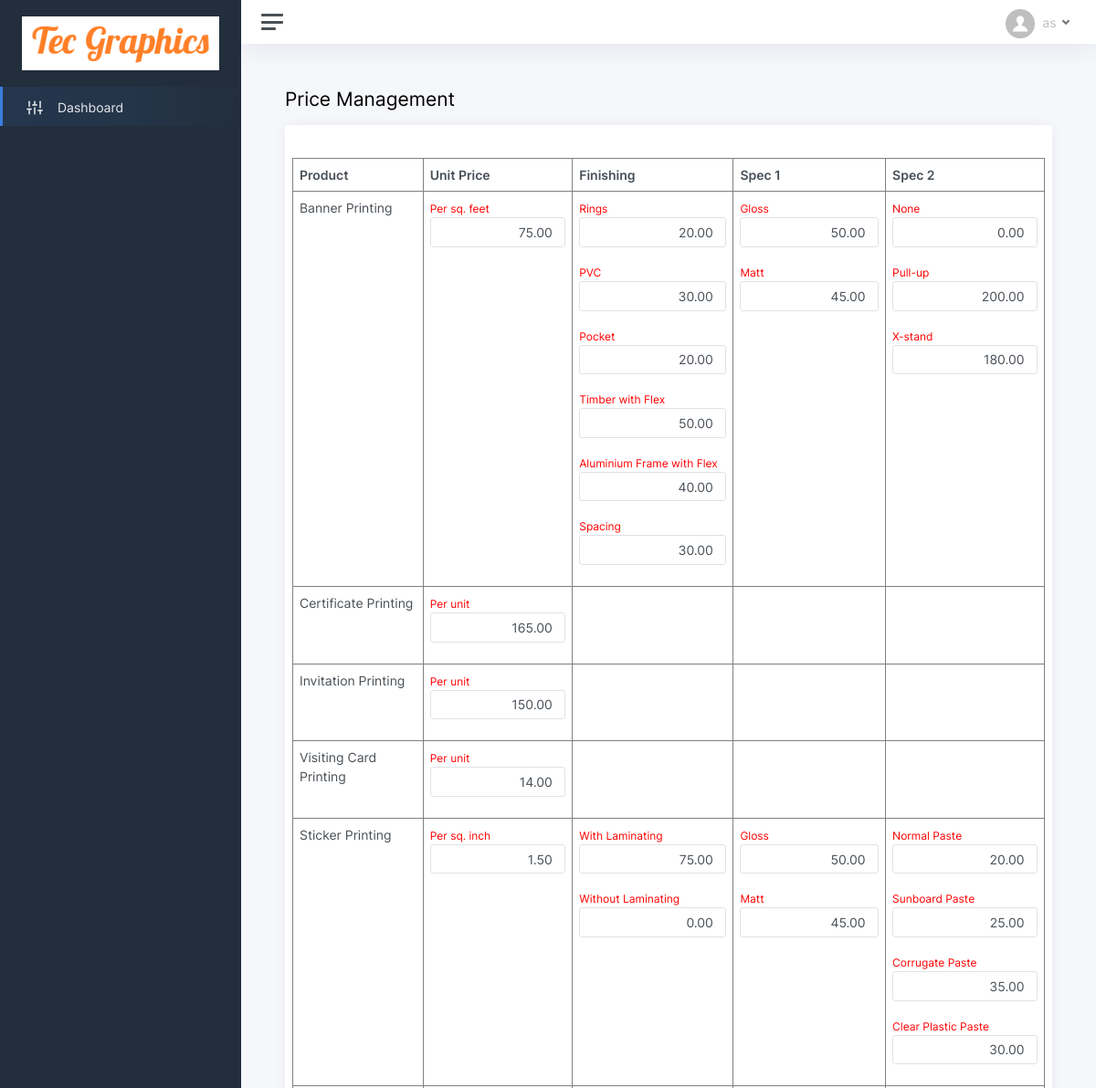
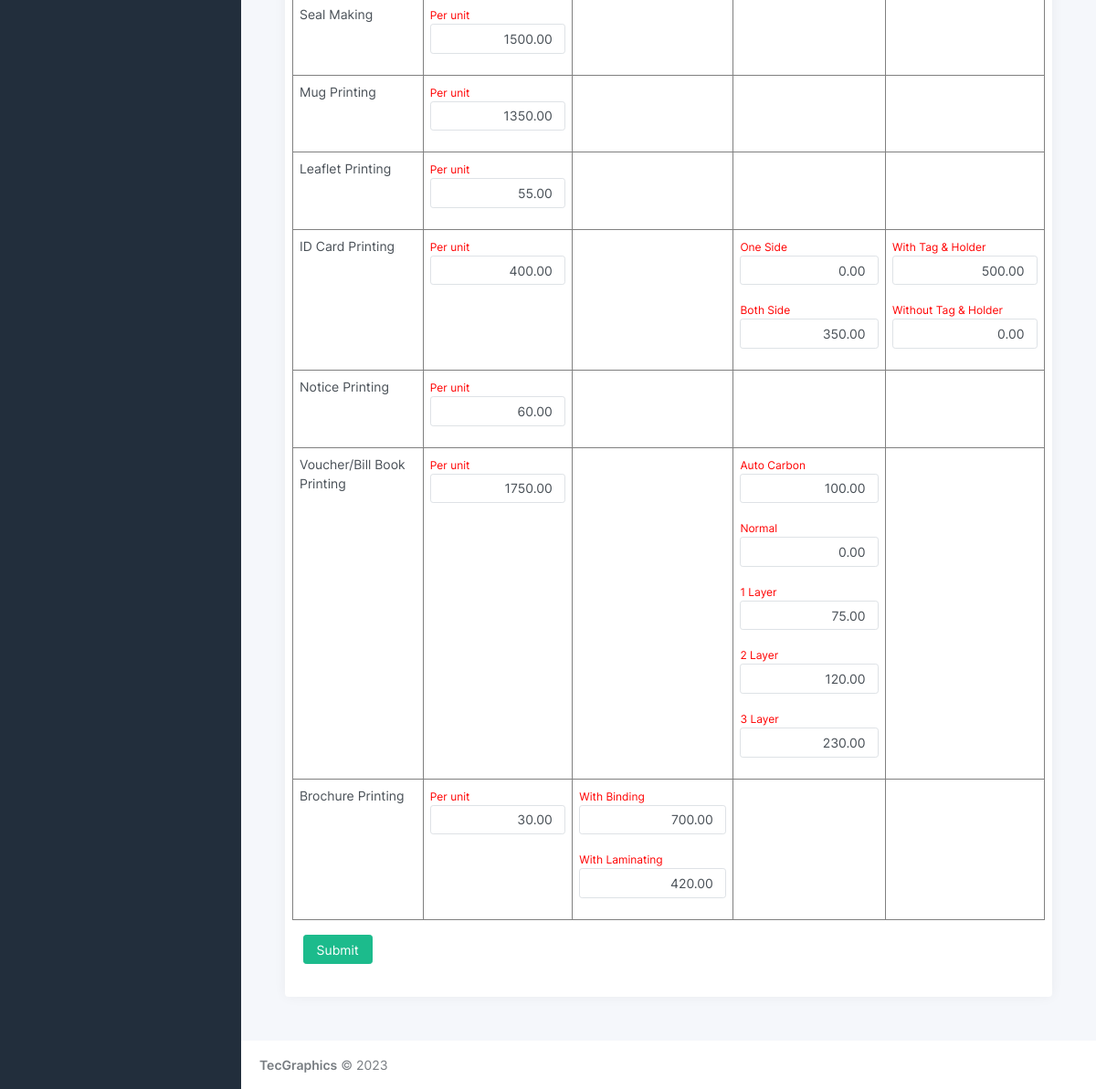
Page /price_management.php on the committed database (2 pictures, top to bottom).
### tables this page shows
CREATE TABLE IF NOT EXISTS `products` (
  `id` int(11) NOT NULL AUTO_INCREMENT,
  `name` varchar(35) NOT NULL,
  `material` tinyint(1) NOT NULL,
  `size` tinyint(1) NOT NULL,
  `finishing` tinyint(1) NOT NULL,
  `color` tinyint(1) NOT NULL,
  `spec1` tinyint(1) NOT NULL,
  `spec2` tinyint(1) NOT NULL,
  `pricing` varchar(20) NOT NULL DEFAULT '1',
  `uprice` varchar(25) NOT NULL DEFAULT '0.00',
  `image1` varchar(150) NOT NULL,
  `image2` varchar(150) NOT NULL,
  `image3` varchar(150) NOT NULL,
  PRIMARY KEY (`id`)
);

CREATE TABLE IF NOT EXISTS `pricing` (
  `id` int(11) NOT NULL AUTO_INCREMENT,
  `name` varchar(20) NOT NULL,
  `measure` varchar(20) NOT NULL,
  PRIMARY KEY (`id`)
);

CREATE TABLE IF NOT EXISTS `pro_finishing` (
  `id` int(11) NOT NULL AUTO_INCREMENT,
  `prod_id` int(11) NOT NULL,
  `name` varchar(50) NOT NULL,
  `uprice` varchar(25) NOT NULL DEFAULT '0.00',
  PRIMARY KEY (`id`)
);

CREATE TABLE IF NOT EXISTS `pro_spec1` (
  `id` int(11) NOT NULL AUTO_INCREMENT,
  `prod_id` int(11) NOT NULL,
  `name` varchar(50) NOT NULL,
  `uprice` varchar(25) NOT NULL DEFAULT '0.00',
  PRIMARY KEY (`id`)
);

CREATE TABLE IF NOT EXISTS `pro_spec2` (
  `id` int(11) NOT NULL AUTO_INCREMENT,
  `prod_id` int(11) NOT NULL,
  `name` varchar(50) NOT NULL,
  `uprice` varchar(25) NOT NULL DEFAULT '0.00',
  PRIMARY KEY (`id`)
);

### price_management.php (the view, shortened to what this page needs)
<!DOCTYPE html>
<html lang="en">
<head>
	<?php include('header.php'); ?>
</head>
<body>
	<div class="wrapper">
	<?php include('sidebar.php'); ?>
		<div class="main">
		<?php include('topbar.php'); ?>
			<main class="content">
				<div class="container-fluid p-0">
					<div class="row">
					<h1 class="h3 mb-3 col-10">Price Management</h1>
					</div>
					<div class="row">
						<div class="col-12">
							<div class="card">
								<div class="card-body">
									<form method="post" name="supp_form" action="price_management_submit.php" onsubmit="return validateForm()" >
										<div class="row form-group mb-3">
											<table class="table-bordered" cellpadding="7px" >
												<thead>
												<tr>
													<th>Product</th>
													<th>Unit Price</th>
													<th>Finishing</th>
													<th>Spec 1</th>
													<th>Spec 2</th>
												</tr>
												</thead>
												<tbody>
												<?php
												$i=1;
												$select_pro = mysqli_query($con, "SELECT * FROM products");
												while($result_pro = mysqli_fetch_array($select_pro)){
														$select_unit = mysqli_query($con, "SELECT name FROM pricing WHERE id = '{$result_pro['pricing']}'");
														$result_unit = mysqli_fetch_array($select_unit);
												?>
												<tr valign="top">
													<td><?php echo $result_pro['name']; ?><input type="hidden" name="proid_<?php echo $i; ?>" id="proid_<?php echo $i; ?>" value="<?php echo $result_pro['id']; ?>" /></td>
													<td>
														<span class="title"><?php echo $result_unit['name']; ?></span>
														<input type="text" class="form-control mb-3" style="text-align:right;" name="uprice_<?php echo $i; ?>" id="uprice_<?php echo $i; ?>" value="<?php echo number_format($result_pro['uprice'],2,'.',''); ?>" onkeypress="return isNumberKeyn(event);" />
													</td>
													<td>
														<?php
														$j=1;
														$select_fin = mysqli_query($con, "SELECT * FROM pro_finishing WHERE prod_id = '{$result_pro['id']}'");
														while($result_fin = mysqli_fetch_array($select_fin)){
														?>
														<span class="title"><?php echo $result_fin['name']; ?></span>
														<input type="text" class="form-control mb-3" style="text-align:right;" name="finish_<?php echo $i; ?>_<?php echo $j; ?>" id="finish_<?php echo $i; ?>_<?php echo $j; ?>" value="<?php echo number_format($result_fin['uprice'],2,'.',''); ?>" onkeypress="return isNumberKeyn(event);" />
														<?php $j++;	} ?>
													</td>
													<td>
														<?php
														$k=1;
														$select_spo = mysqli_query($con, "SELECT * FROM pro_spec1 WHERE prod_id = '{$result_pro['id']}'");
														while($result_spo = mysqli_fetch_array($select_spo)){
														?>
														<span class="title"><?php echo $result_spo['name']; ?></span>
														<input type="text" class="form-control mb-3" style="text-align:right;" name="speco_<?php echo $i; ?>_<?php echo $k; ?>" id="speco_<?php echo $i; ?>_<?php echo $k; ?>" value="<?php echo number_format($result_spo['uprice'],2,'.',''); ?>" onkeypress="return isNumberKeyn(event);" />
														<?php $k++;	} ?>
													</td>
													<td>
														<?php
														$m=1;
														$select_spt = mysqli_query($con, "SELECT * FROM pro_spec2 WHERE prod_id = '{$result_pro['id']}'");
														while($result_spt = mysqli_fetch_array($select_spt)){
														?>
														<span class="title"><?php echo $result_spt['name']; ?></span>
														<input type="text" class="form-control mb-3" style="text-align:right;" name="spect_<?php echo $i; ?>_<?php echo $m; ?>" id="spect_<?php echo $i; ?>_<?php echo $m; ?>" value="<?php echo number_format($result_spt['uprice'],2,'.',''); ?>" onkeypress="return isNumberKeyn(event);" />
														<?php $m++;	} ?>
													</td>
												</tr>
												<?php $i++;	} ?>
												</tbody>
											</table>
										</div>
										<div class="mb-3">
											<input type="submit" class="btn btn-success" name="submit" id="submit" value="Submit" >
										</div>
									</form>
								</div>
							</div>
						</div>
					</div>
				</div>
			</main>
			<?php include('footer.php'); ?>
		</div>
	</div>
</body>
</html>

### price_management.php (style rules this page uses)
.title { font-size:12px; color:red; }

### rows in the picture
products: name "Banner Printing", pricing.name "Per sq. feet", uprice "75.00"
pro_finishing: name "Rings", uprice "20.00"
pro_finishing: name "PVC", uprice "30.00"
pro_finishing: name "Pocket", uprice "20.00"
pro_finishing: name "Timber with Flex", uprice "50.00"
pro_finishing: name "Aluminium Frame with Flex", uprice "40.00"
pro_finishing: name "Spacing", uprice "30.00"
pro_spec1: name "Gloss", uprice "50.00"
pro_spec1: name "Matt", uprice "45.00"
pro_spec2: name "None", uprice "0.00"
pro_spec2: name "Pull-up", uprice "200.00"
pro_spec2: name "X-stand", uprice "180.00"
products: name "Certificate Printing", pricing.name "Per unit", uprice "165.00"
products: name "Invitation Printing", pricing.name "Per unit", uprice "150.00"
products: name "Visiting Card Printing", pricing.name "Per unit", uprice "14.00"
products: name "Sticker Printing", pricing.name "Per sq. inch", uprice "1.50"
pro_finishing: name "With Laminating", uprice "75.00"
pro_finishing: name "Without Laminating", uprice "0.00"
pro_spec1: name "Gloss", uprice "50.00"
pro_spec1: name "Matt", uprice "45.00"
pro_spec2: name "Normal Paste", uprice "20.00"
pro_spec2: name "Sunboard Paste", uprice "25.00"
pro_spec2: name "Corrugate Paste", uprice "35.00"
pro_spec2: name "Clear Plastic Paste", uprice "30.00"
products: name "Seal Making", pricing.name "Per unit", uprice "1500.00"
products: name "Mug Printing", pricing.name "Per unit", uprice "1350.00"
products: name "Leaflet Printing", pricing.name "Per unit", uprice "55.00"
products: name "ID Card Printing", pricing.name "Per unit", uprice "400.00"
pro_spec1: name "One Side", uprice "0.00"
pro_spec1: name "Both Side", uprice "350.00"
pro_spec2: name "With Tag & Holder", uprice "500.00"
pro_spec2: name "Without Tag & Holder", uprice "0.00"
products: name "Notice Printing", pricing.name "Per unit", uprice "60.00"
products: name "Voucher/Bill Book Printing", pricing.name "Per unit", uprice "1750.00"
pro_spec1: name "Auto Carbon", uprice "100.00"
pro_spec1: name "Normal", uprice "0.00"
pro_spec1: name "1 Layer", uprice "75.00"
pro_spec1: name "2 Layer", uprice "120.00"
pro_spec1: name "3 Layer", uprice "230.00"
products: name "Brochure Printing", pricing.name "Per unit", uprice "30.00"
pro_finishing: name "With Binding", uprice "700.00"
pro_finishing: name "With Laminating", uprice "420.00"
